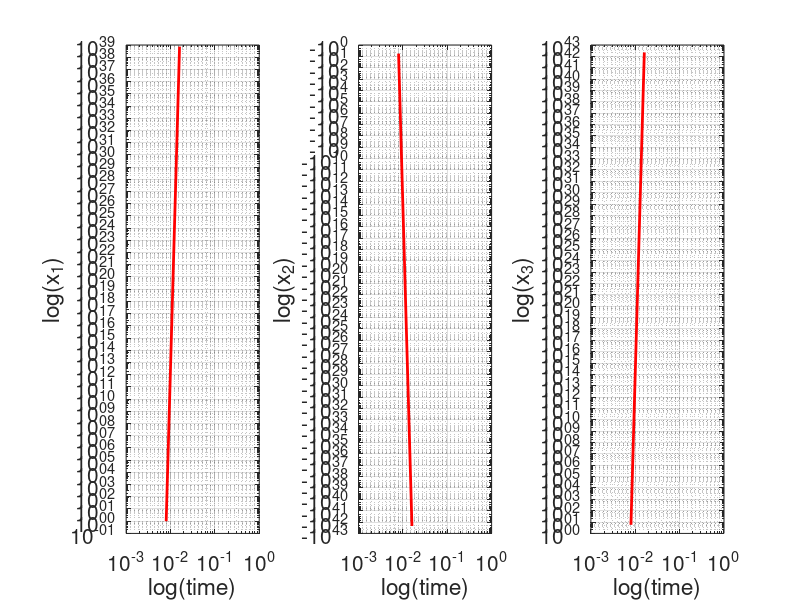
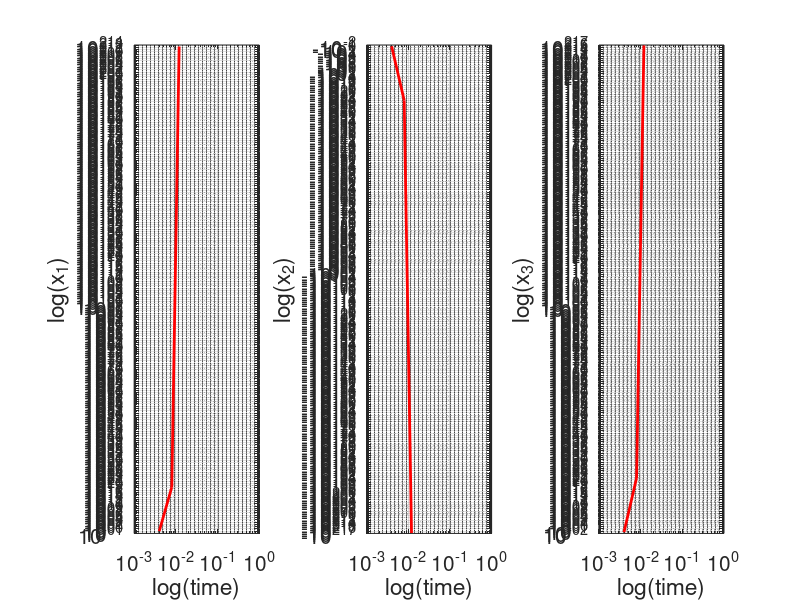
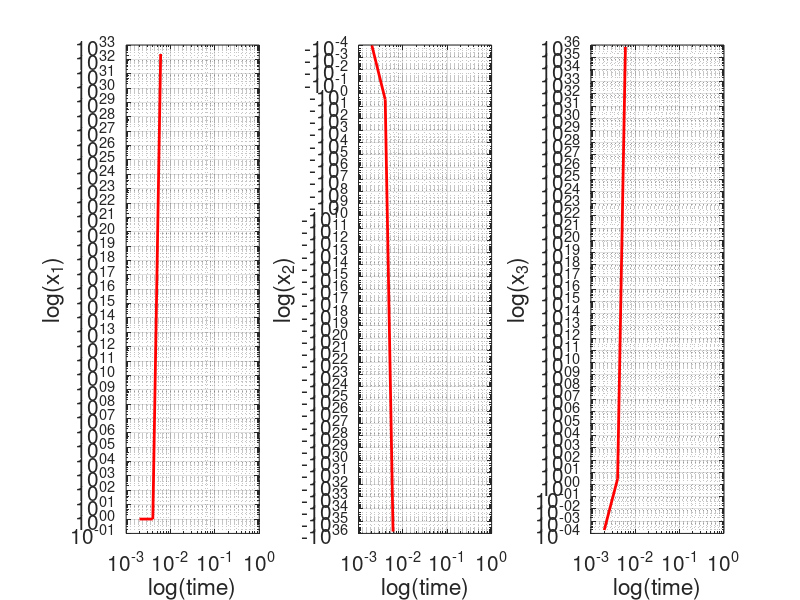
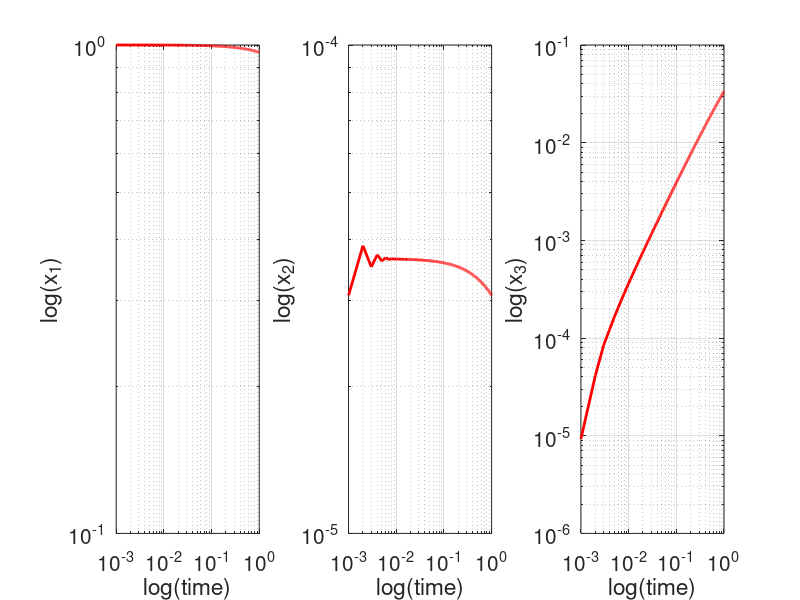

Source code (MATLAB) for these figures, in order:
%% SF2520 HT19-1 Applied Numerical Methods
%% Computer exercise 1 
%% Nomerical solutionof Initial value probles
%% Part 2: Stability investigation of a Runge-Kutta method
%% Problem 1: Constant stepsize experiment
%% Armin Salmasi 

clear variables;close all;clc;

%% initializing
N = [125 250 500 1000 2000]; % number of steps
k1 = 0.04; %value constant k1
k2 = 1e4; %value constant k2
k3 = 3e7; %value constant k3
ts = 0; % start time
te = 1; % end time
y1 = N*0; % x1 at t=1  ( all number of steps N) 
y2 = N*0; % x2 at t=1  ( all number of steps N) 
y3 = N*0; % x3 at t=1  ( all number of steps N) 
h_accum = N*0; % save stepsizes

%% calcualtion
for i = 1:length(N) % loop over number of steps in N
    h = te/N(i);    % calculate stepsize 
    h_accum = [h_accum h];  % accumulate stepsizes
    t = ts:h:te;    % time span
    x = zeros(3,length(t)); % ODE variables x1 x2 x3 
    x(1:3,1) = [1;0;0]; % initial values of x1,x2,x3
    f= @(t,x) ...   % right handside function of the ODE
       [-k1*x(1)+k2*x(2)*x(3); k1*x(1)-k2*x(2)*x(3)-k3*x(2)^2; k3*x(2)^2];   
    %% Runge-Kutta Method
    for k = 1:length(t)-1
        k_1 = f(t(k),x(:,k));
        k_2 = f(t(k)+h,x(:,k)+h.*k_1);
        k_3 = f(t(k)+h/2,x(:,k)+h.*k_1/4+h.*k_2/4);
        x(:,k+1) = x(:,k)+h/6.*(k_1+k_2+4.*k_3); 
    end
    y1(i) = abs(x(1,end)); % x1 at t=1 for different N
    y2(i) = abs(x(2,end)); % x2 at t=1 for different N
    y3(i) = abs(x(3,end)); % x3 at t=1 for different N
    %% plot log-log t vs x % x(1,:) is complex for N<=500
    figure('units','normalized','outerposition',[0 0 0.5 0.5])
        subplot(1,3,1)
            loglog(t,abs(x(1,:)),"r",'LineWidth',2) 
            xlabel('log(time)','Fontsize',15)
            ylabel('log(x_1)','Fontsize',15)
            set(gca,'FontSize',15)
            box on; grid on
        subplot(1,3,2)
            loglog(t,(x(2,:)),"r",'LineWidth',2)
            xlabel('log(time)','Fontsize',15)
            ylabel('log(x_2)','Fontsize',15)
            set(gca,'FontSize',15)
            box on; grid on
        subplot(1,3,3)
            loglog(t,(x(3,:)),"r",'LineWidth',2)
            xlabel('log(time)','Fontsize',15)
            ylabel('log(x_3)','Fontsize',15)
            set(gca,'FontSize',15)
            box on; grid on
        h=gcf;
        set(h,'PaperOrientation','landscape');
        %saveas(gcf,['fig_ex121_' num2str(i) '.pdf'])
end
%% error evaluation
eN1=abs(y1-y1(end)) %error of x1
eN2=abs(y2-y2(end)) %error of x2
eN3=abs(y3-y3(end)) %error of x3
